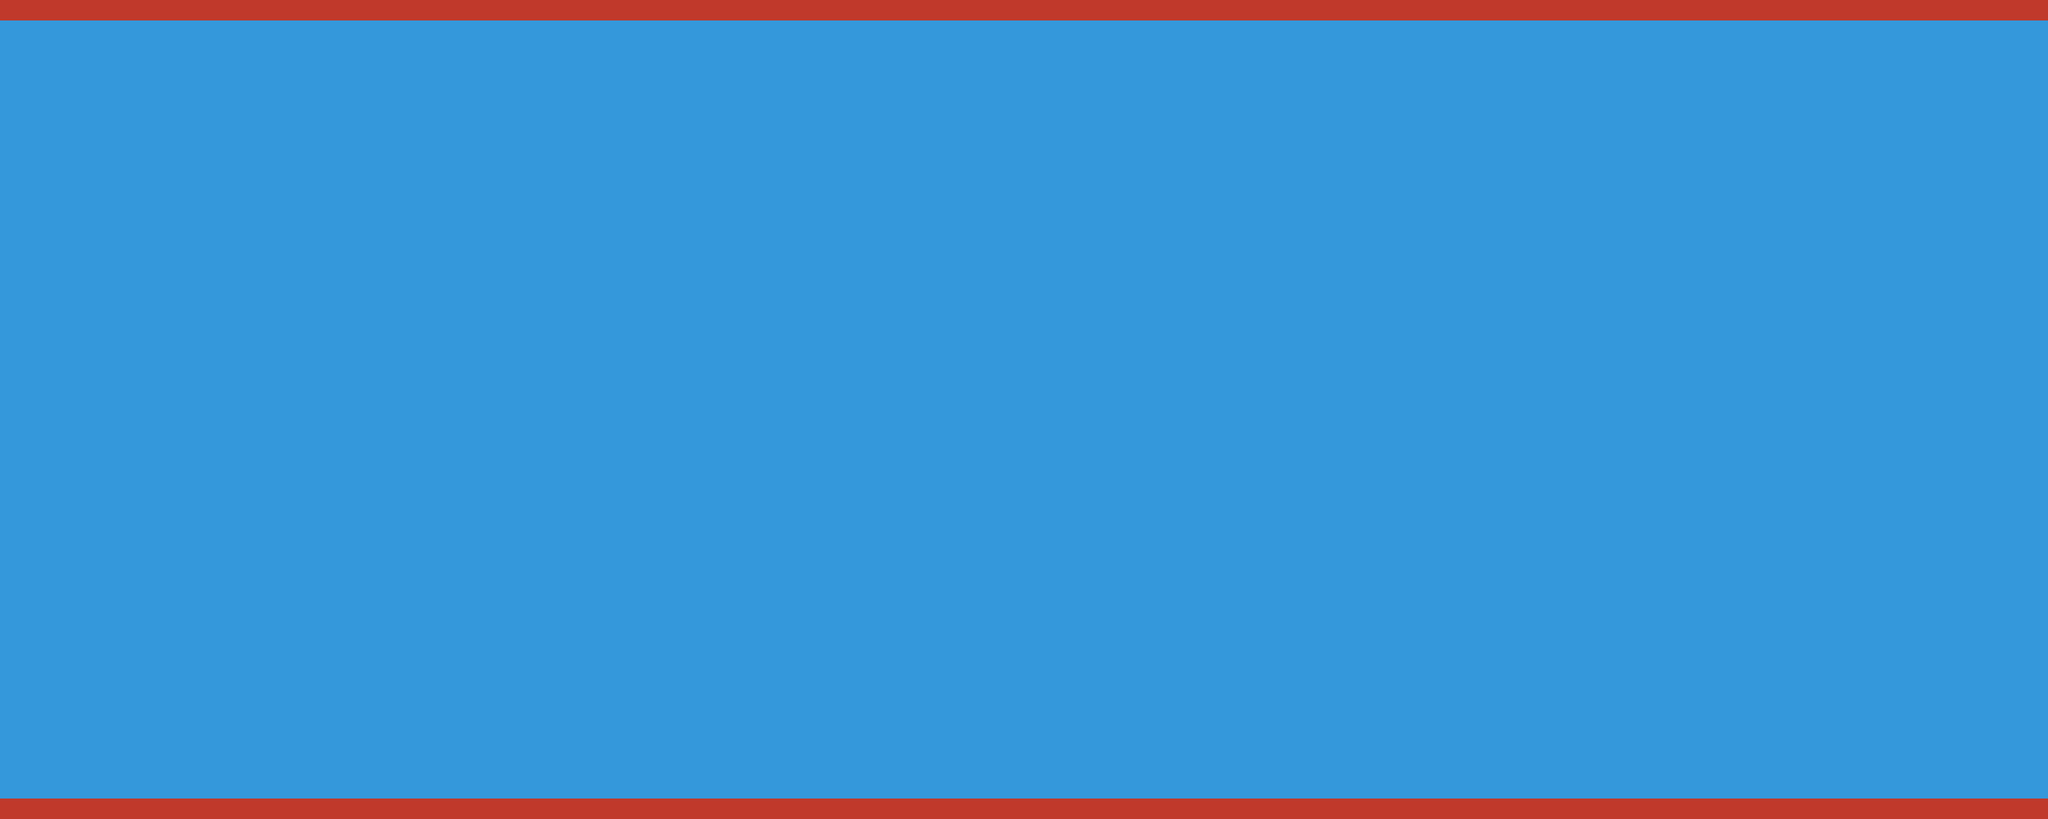

This is a level from a 2D game, rendered from its Tiled map with the project's own tilesets. A one-line summary and the map file follow, with tile-layer data summarised:
An orthogonal 100x40 tile map with 32x32 px tiles, 2 tile layers (background, obstacles).

<map version="1.0" orientation="orthogonal" width="100" height="40" tilewidth="32" tileheight="32">
 <tileset firstgid="1" name="tilesetflat" tilewidth="32" tileheight="32">
  <image source="tilesetflat.png" width="500" height="100" />
 </tileset>
 <layer name="background" width="100" height="40">
  <data>[4000 cells, 4000 non-empty, 1 distinct tile ids]</data>
 </layer>
 <layer name="obstacles" width="100" height="40">
  <data>[4000 cells, 200 non-empty, 1 distinct tile ids]</data>
 </layer>
</map>
